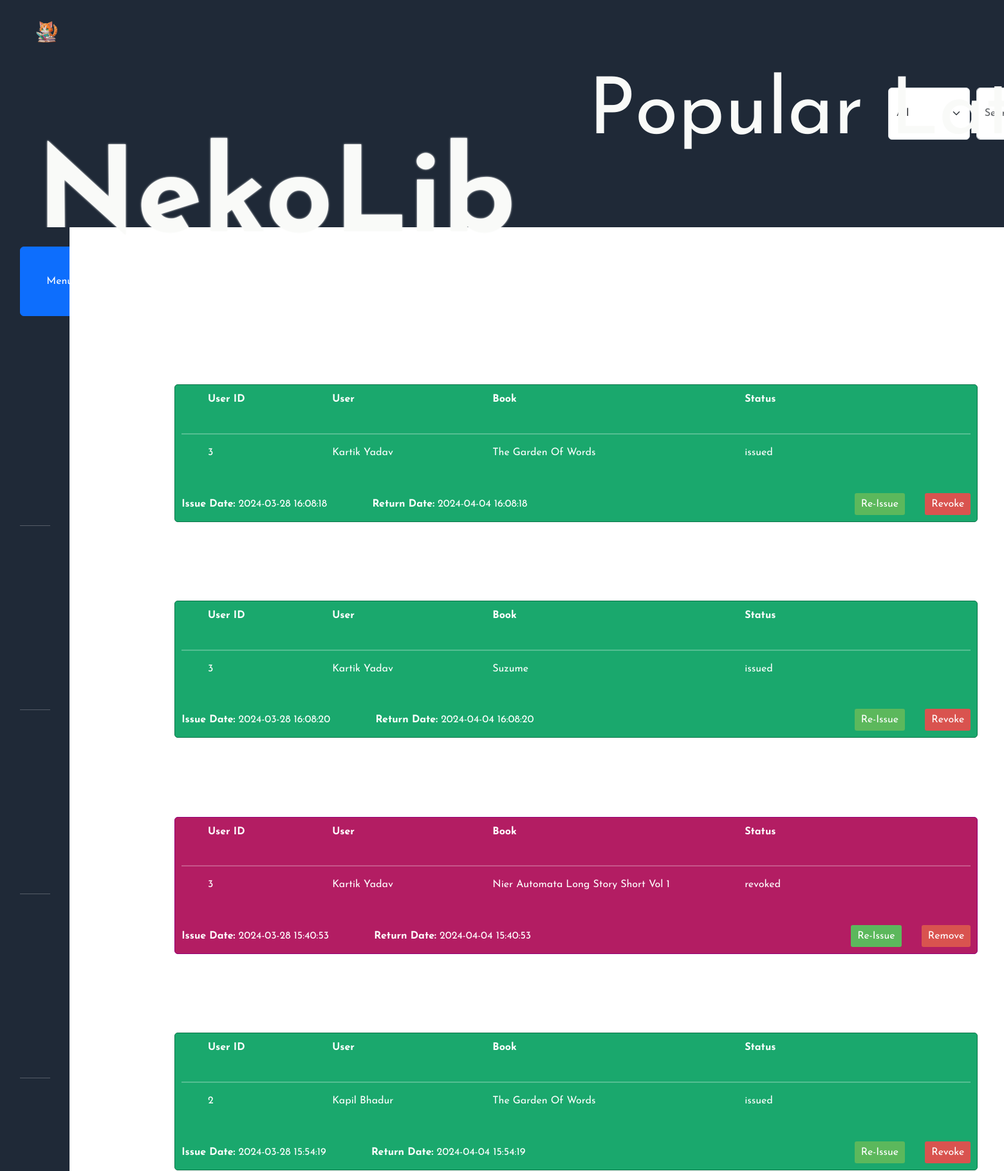
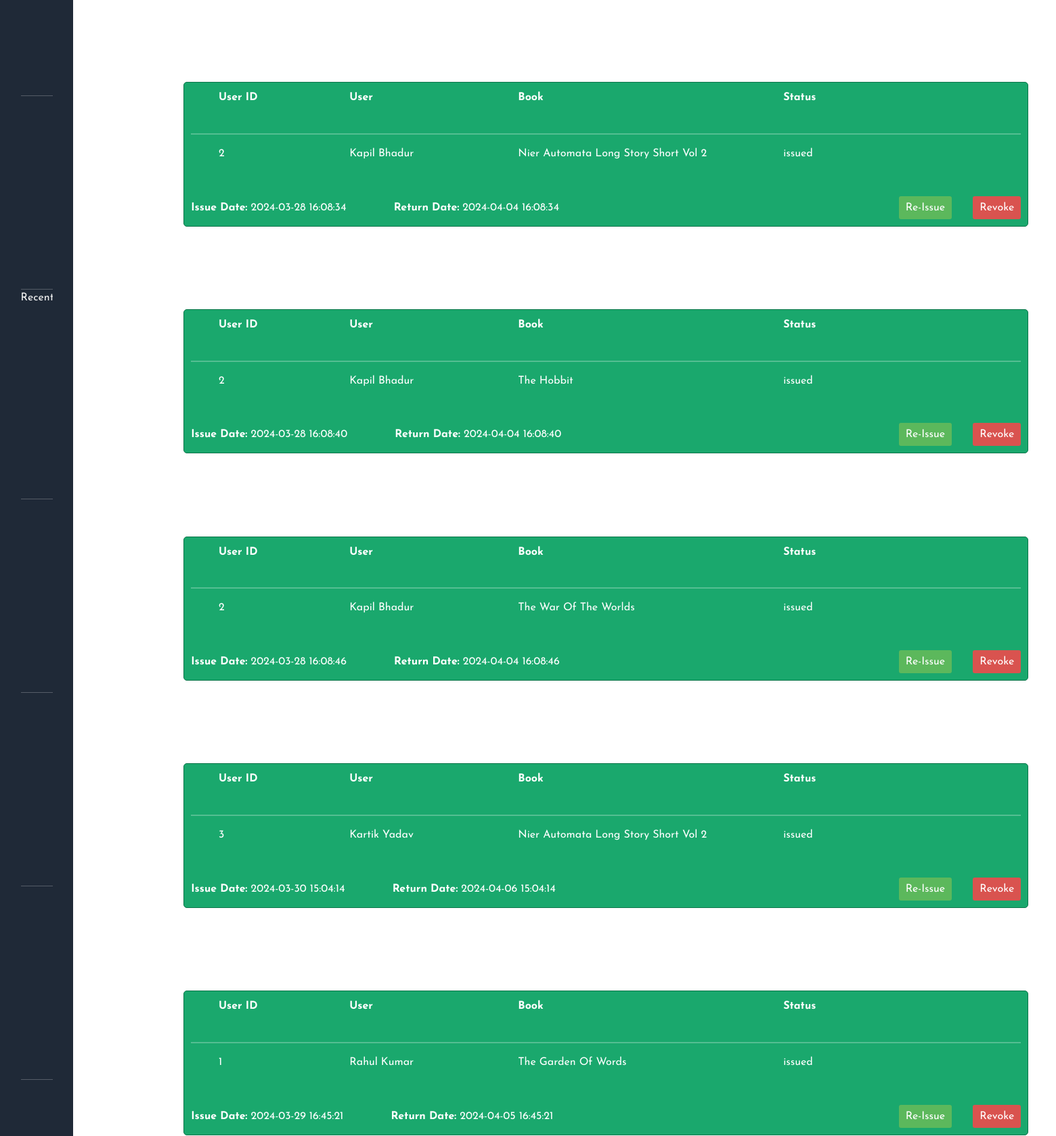
/requests (signed in, upper part), run on the app's committed database (2 pictures, top to bottom).
### models.py (models this page shows)
class Issue(db.Model):
    __tablname__="issue"
    id = db.Column(db.Integer(),primary_key = True)
    book_id = db.Column(db.Integer(),db.ForeignKey('book.id'),nullable=False)
    user_id = db.Column(db.Integer(),db.ForeignKey('user.id'),nullable=False)
    request_date = db.Column(db.DateTime(),nullable = False, default = db.func.current_timestamp())
    issue_date = db.Column(db.DateTime(),nullable = True)
    return_date = db.Column(db.DateTime(),nullable = True)
    issue_period = db.Column(db.Integer(),nullable = True)
    status = db.Column(db.String(),nullable = False,default = 'requested')

class User(db.Model):
    __tablename__ = "user"
    id = db.Column(db.Integer(),primary_key = True)
    firstname = db.Column(db.String(),nullable = False)
    lastname = db.Column(db.String())
    email = db.Column(db.String(),nullable = False, unique = True)
    password = db.Column(db.String(),nullable = False)
    type = db.Column(db.String(),nullable = False)
    favorites = db.relationship('Book',secondary='favorite',backref='likers')
    issues = db.relationship('Book',secondary='issue',backref='issued_by')

class Book(db.Model):
    __tablename__="book"
    id = db.Column(db.Integer(),primary_key = True)
    name = db.Column(db.String(),nullable = False)
    content = db.Column(db.String())
    description = db.Column(db.String(),nullable = False )
    genres = db.relationship('Genre',secondary = 'book_genre',backref = 'books')

### app.py (the view, shortened to what this page needs)
@app.route('/requests')
@login_required
def requestsHandler():
    user = User.query.filter_by(id = session["userID"]).first()
    userType = session["userType"]
    if request.method == "GET":
        if userType == "librarian":
            issueRequests = Issue.query.all()
            allUsers = User.query.all()
            allBooks = Book.query.all()
            users = {}
            books = {}
            for user in allUsers:
                users[user.id] = user
            for book in allBooks:
                books[book.id] = book
            issueMsg = session.pop('issueMsg',None)
            deleteMsg = session.pop('deleteMsg',None)
            return render_template('issueHandler.html',user=user,issueRequests=issueRequests,users=users,books=books,issueMsg=issueMsg,deleteMsg=deleteMsg,userType=userType)

### utility.py (called while the page is built)
def login_required(f):
    @wraps(f)
    def wrapper(*args,**kwargs):
        if "userID" in session:
            return f(*args,**kwargs)
        else:
            return redirect(url_for('index'))
    return wrapper

### templates/issueHandler.html (shortened to what this page needs)
{% if userType == "librarian" %}
{% extends "librarian-dashboard.html" %}
{% else %}
{% extends "student-dashboard.html" %}
{% endif %}
{% block dashboardHead %}
    <link href="../static/styles/issue-handler.css" rel="stylesheet">
    <link href="../static/styles/librarian-dashboard.css" rel="stylesheet">
{% endblock %}
{% block rightContent %}
    <div class="book-container">
        <div class="issue-handler-page">
        {% for issueRequest in issueRequests %}
            {% if issueRequest.status == "requested" %}
            <div class="issue-card requested">
                <div class="issue-card-row">
                    <div class="issue-card-header" style="width: 18%;">User ID</div>
                    <div class="issue-card-header" style="width: 27%;">User</div>
                    <div class="issue-card-header">Book</div>
                    <div class="issue-card-header">Status</div>
                </div>
                <hr style="border: 1px solid white;">
                <div class="issue-card-row">
                    <div class="issue-card-content" style="width: 18%;">{{users[issueRequest.user_id].id}}</div>
                    <div class="issue-card-content" style="width: 27%;">{{users[issueRequest.user_id].firstname + " " + users[issueRequest.user_id].lastname}}</div>
                    <div class="issue-card-content">{{books[issueRequest.book_id].name}}</div>
                    <div class="issue-card-content">{{issueRequest.status}}</div>
                </div>
                <div class="footer">
                    <div class="date-container">
                        <span class="dates"><strong>Issue Date:</strong> {{ issueRequest.issue_date }}</span>
                        <span class="dates"><strong>Return Date:</strong> {{ issueRequest.return_date }}</span>
                    </div>
                    {%if userType == "librarian" %}
                    <div class="button-container">
                        <a href="{{url_for('requestProcessor',issueID=issueRequest.id,action='issue')}}" class="button tick-button">Issue</a>
                        <a href="{{url_for('requestProcessor',issueID=issueRequest.id,action='reject')}}" class="button cross-button">Reject</a>
                    </div>
                    {% else %}
                    <div class="button-container">
                        <a href="{{url_for('requestProcessor',issueID=issueRequest.id,action='remove')}}" class="button cross-button">Remove</a>
                    </div>
                    {% endif %}
                </div>
            </div>
            {% elif issueRequest.status == "issued" %}
            <div class="issue-card issued">
                <div class="issue-card-row">
                    <div class="issue-card-header" style="width: 18%;">User ID</div>
                    <div class="issue-card-header" style="width: 27%;">User</div>
                    <div class="issue-card-header">Book</div>
                    <div class="issue-card-header">Status</div>
                </div>
                <hr style="border: 1px solid white;">
                <div class="issue-card-row">
                    <div class="issue-card-content" style="width: 18%;">{{users[issueRequest.user_id].id}}</div>
                    <div class="issue-card-content" style="width: 27%;">{{users[issueRequest.user_id].firstname + " " + users[issueRequest.user_id].lastname}}</div>
                    <div class="issue-card-content">{{books[issueRequest.book_id].name}}</div>
                    <div class="issue-card-content">{{issueRequest.status}}</div>
                </div>
                <div class="footer">
                    <div class="date-container">
                        <span class="dates"><strong>Issue Date:</strong> {{ issueRequest.issue_date }}</span>
                        <span class="dates"><strong>Return Date:</strong> {{ issueRequest.return_date }}</span>
                    </div>
                    {% if userType == "librarian" %}
                    <div class="button-container">
                        <a href="{{url_for('requestProcessor',issueID=issueRequest.id,action='reissue')}}" class="button tick-button">Re-Issue</a>
                        <a href="{{url_for('requestProcessor',issueID=issueRequest.id,action='revoke')}}" class="button cross-button">Revoke</a>
                    </div>
                    {% endif %}
                </div>
            </div>
            {% elif issueRequest.status == "revoked" %}
            <div class="issue-card revoked">
                <div class="issue-card-row">
                    <div class="issue-card-header" style="width: 18%;">User ID</div>
                    <div class="issue-card-header" style="width: 27%;">User</div>
                    <div class="issue-card-header">Book</div>
                    <div class="issue-card-header">Status</div>
                </div>
                <hr style="border: 1px solid white;">
                <div class="issue-card-row">
                    <div class="issue-card-content" style="width: 18%;">{{users[issueRequest.user_id].id}}</div>
                    <div class="issue-card-content" style="width: 27%;">{{users[issueRequest.user_id].firstname + " " + users[issueRequest.user_id].lastname}}</div>
                    <div class="issue-card-content">{{books[issueRequest.book_id].name}}</div>
                    <div class="issue-card-content">{{issueRequest.status}}</div>
                </div>
                <div class="footer">
                    <div class="date-container">
                        <span class="dates"><strong>Issue Date:</strong> {{ issueRequest.issue_date }}</span>
                        <span class="dates"><strong>Return Date:</strong> {{ issueRequest.return_date }}</span>
                    </div>
                    {% if userType == "librarian" %}
                    <div class="button-container">
                        <a href="{{url_for('requestProcessor',issueID=issueRequest.id,action='reissue')}}" class="button tick-button">Re-Issue</a>
                        <a href="{{url_for('requestProcessor',issueID=issueRequest.id,action='remove')}}" class="button cross-button">Remove</a>
                    </div>
                    {% endif %}
                </div>
            </div>
            {% endif %}
        {% endfor %}
        </div>
    </div>
{% endblock %}

### static/styles/issue-handler.css (style rules this page uses)
.book-container { width: auto; }
.issue-handler-page { display: flex; flex:1; min-width: 84vw; width: auto; height: 74.5vh; overflow-y: auto; flex-direction: column; margin: 3vh; margin-top: 3.5vh; margin-right: 0vh; margin-bottom: 0vh; padding: 1vh; }
.issue-card { min-width: 80vw; width: auto; background-color: #f9f9f9; border: 1px solid #ccc; border-radius: 5px; padding: 10px; box-sizing: border-box; color:white; margin: 1.5vh auto; }
.issue-card-row { display: flex; justify-content: space-between; margin-bottom: 1vh; }
.issue-card-header { font-weight: bold; width: 50%; margin:auto 1vh; }
.issue-card-content { flex-grow: 1; width: 50%; margin:auto 1vh; }
.footer { display: flex; justify-content: space-between; }
.date-container { display: flex; justify-content: flex-start; align-items: center; margin-top: 10px; gap:4.5vw; }
.button-container { display: flex; justify-content: flex-end; align-items: center; margin-top: 10px; }
.button { padding: 5px 10px; border: none; border-radius: 3px; cursor: pointer; margin-left: 2vw; text-decoration: none; }
.tick-button { background-color: #5cb85c; color: #fff; }
.cross-button { background-color: #d9534f; color: #fff; }
.issued { background-color: rgb(26, 168, 109); border: 1px solid rgb(13, 117, 74); }
.revoked { background-color: rgb(179, 29, 99); border: 1px solid rgb(147, 0, 119); }

### static/styles/dashboard.css (style rules this page uses)
.book-container { overflow-y: auto; display: flex; flex-wrap: wrap; max-height: 86.75vh; min-width: 100%; }

### static/styles/styles.css (style rules this page uses)
* { font-family: 'Josefin Sans', 'Lucida Sans', 'sans-serif'; }

### data on the page
Issue: user "3", status "issued", issue_date "2024-03-28 16:08:18", return_date "2024-04-04 16:08:18"
User: firstname+lastname "Kartik Yadav"
Book: name "The Garden Of Words"
Issue: user "3", status "issued", issue_date "2024-03-28 16:08:20", return_date "2024-04-04 16:08:20"
Book: name "Suzume"
Issue: user "3", book.name "Nier Automata Long Story Short Vol 1", status "revoked", issue_date "2024-03-28 15:40:53", return_date "2024-04-04 15:40:53"
Issue: user "2", status "issued", issue_date "2024-03-28 15:54:19", return_date "2024-04-04 15:54:19"
User: firstname+lastname "Kapil Bhadur"
Issue: user "2", book.name "Nier Automata Long Story Short Vol 2", status "issued", issue_date "2024-03-28 16:08:34", return_date "2024-04-04 16:08:34"
Issue: user "2", status "issued", issue_date "2024-03-28 16:08:40", return_date "2024-04-04 16:08:40"
Book: name "The Hobbit"
Issue: user "2", status "issued", issue_date "2024-03-28 16:08:46", return_date "2024-04-04 16:08:46"
Book: name "The War Of The Worlds"
Issue: user "3", book.name "Nier Automata Long Story Short Vol 2", status "issued", issue_date "2024-03-30 15:04:14", return_date "2024-04-06 15:04:14"
Issue: user "1", status "issued", issue_date "2024-03-29 16:45:21", return_date "2024-04-05 16:45:21"
User: firstname+lastname "Rahul Kumar"
